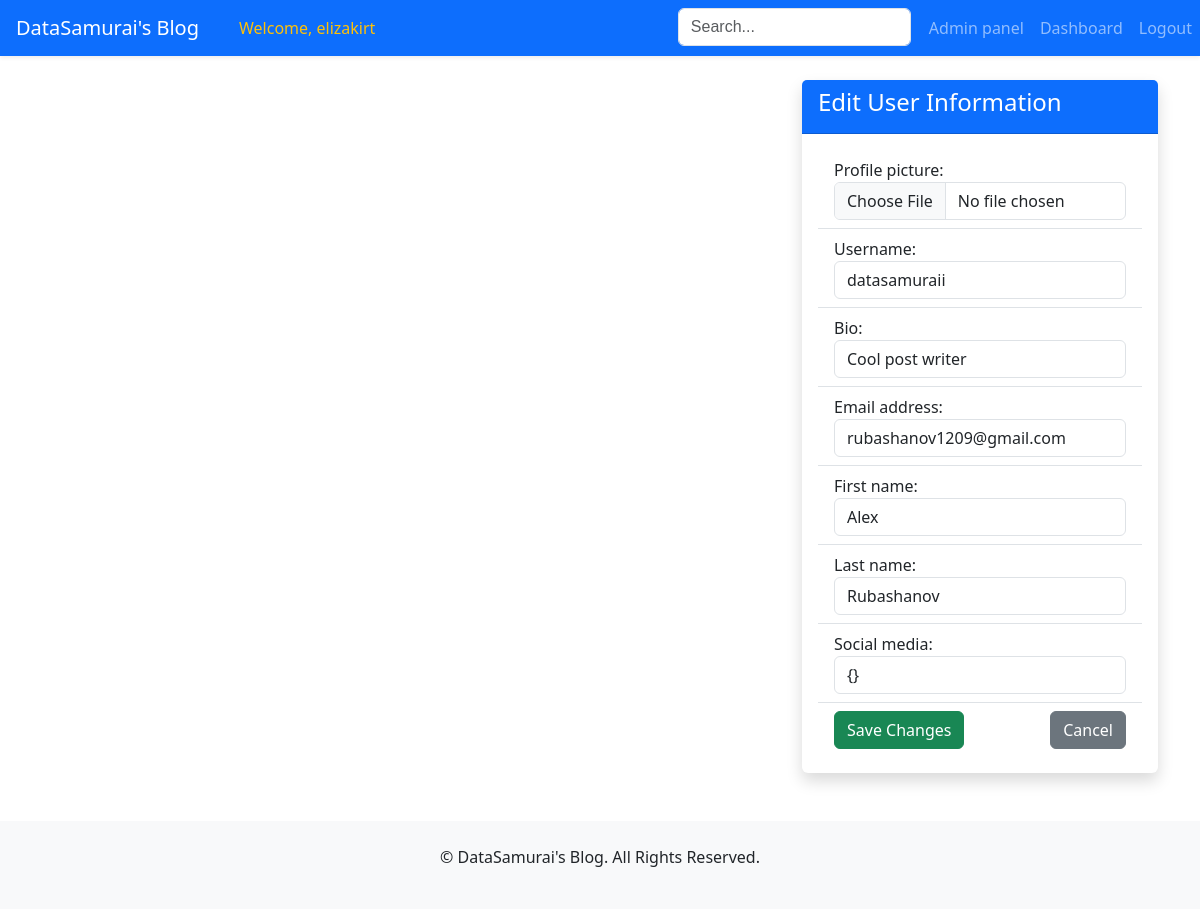
/account/user/3/edit/ (signed in), run on the app's committed database.
### users/models.py (models this page shows, shortened)
class CustomUser(AbstractUser):
    is_banned = models.BooleanField(default=False)
    bio = models.CharField(max_length=200, blank=True, null=True, default=None)
    social_media = models.JSONField(default=dict, blank=True)
    profile_picture = models.ImageField(upload_to='profile_pictures/', blank=True, null=True)
    class Meta:
        ordering = ['id']

### users/views.py (the view, shortened to what this page needs)
# urls.py: path('user/<int:user_id>/edit/', views.EditUserView.as_view(), name='edit_user'),
class EditUserView(LoginRequiredMixin, UpdateView):
    model = get_user_model()
    form_class = CustomUserEditForm
    template_name = 'users/user_edit.html'
    def get_object(self, queryset=None):
        user_id = self.kwargs.get('user_id')
        return get_object_or_404(self.model, pk=user_id)

### users/forms.py (shortened to what this page needs)
class CustomUserEditForm(forms.ModelForm):
    class Meta:
        model = get_user_model()
        fields = ['profile_picture', 'username', 'bio', 'email', 'first_name', 'last_name', 'social_media']
        widgets = {
            'profile_picture': forms.FileInput(attrs={'class': 'form-control'}),
            'username': forms.TextInput(attrs={'class': 'form-control'}),
            'bio': forms.TextInput(attrs={'class': 'form-control'}),
            'email': forms.EmailInput(attrs={'class': 'form-control'}),
            'first_name': forms.TextInput(attrs={'class': 'form-control'}),
            'last_name': forms.TextInput(attrs={'class': 'form-control'}),
            'social_media': forms.TextInput(attrs={'class': 'form-control', 'placeholder': 'Enter JSON format'}),
        }

### templates/users/user_edit.html (shortened to what this page needs)
{% extends 'base.html' %}
{% block page_content %}
    <div class="row">
        <div class="col-md-8"></div>
        <div class="col-md-4">
            <div class="card border-0 shadow">
                <div class="card-header bg-primary text-white">
                    <h4>Edit User Information</h4>
                </div>
                <form method="post" class="list-group list-group-flush p-3" enctype="multipart/form-data">
                    {% for field in form %}
                        <div class="list-group-item">
                            {{ field.label_tag }}
                            {{ field }}
                        </div>
                    {% endfor %}
                    <div class="list-group-item d-flex justify-content-between">
                        <input type="submit" value="Save Changes" class="btn btn-success">
                        <a href="{% url 'user_detail' user.id %}" class="btn btn-secondary">Cancel</a>
                    </div>
                </form>
            </div>
        </div>
    </div>
{% endblock %}

### templates/base.html (shortened to what this page needs)
<!DOCTYPE html>
<html lang="en">
<head>
    <link href="https://cdn.jsdelivr.net/npm/bootstrap@5.3.1/dist/css/bootstrap.min.css" rel="stylesheet">
</head>
<body>
{% block navbar %}
    <nav class="navbar navbar-expand-lg navbar-dark bg-primary shadow-sm">
        <a class="navbar-brand px-3" href="{% url 'post_list' %}">DataSamurai's Blog</a>
        <div class="collapse navbar-collapse d-flex justify-content-between" id="navbarNav">
            <ul class="navbar-nav">
                {% if user.is_authenticated %}
                    <li class="nav-item">
                        <span class="nav-link text-warning font-weight-bold">Welcome, {{ user.username }}</span>
                    </li>
                {% else %}
                    <li class="nav-item invisible">
                        <span class="nav-link"></span>
                    </li>
                {% endif %}
            </ul>
            <ul class="navbar-nav">
                <form method="GET" action="{% url 'search_results' %}" class="form-inline my-2 my-lg-0"
                      style="margin-right: 10px; margin-left: 10px;">
                    <input type="text" class="form-control" name="query" placeholder="Search..."
                           style="font-family: Arial, 'Font Awesome 5 Free'; background-position: 10px 10px; background-repeat: no-repeat;"
                           aria-label="Search">
                </form>
                {% if user.is_authenticated %}
                    {% if user.is_staff %}
                        <li class="nav-item">
                            <a class="nav-link btn btn-light mr-2" href="{% url 'admin:index' %}">Admin panel</a>
                        </li>
                    {% endif %}
                    <li class="nav-item">
                        <a class="nav-link btn btn-light mr-2" href="{% url 'user_detail' user_id=user.id %}">Dashboard</a>
                    </li>
                    <li>
                        <a href="{% url 'logout' %}" class="nav-link btn btn-danger">Logout</a>
                    </li>
                {% endif %}
            </ul>
        </div>
    </nav>
{% endblock %}
<div class="container my-4">
    {% block page_content %}{% endblock page_content %}
</div>
<footer class="text-center py-4 mt-5 bg-light">
    <p>&copy; {{ now.year }} DataSamurai's Blog. All Rights Reserved.</p>
</footer>
</body>
</html>

### data on the page
CustomUser: username "elizakirt"
CustomUser: form "datasamuraii" "Cool post writer" "rubashanov1209@gmail.com" "Alex" "Rubashanov" "{}"

### other printed values
{{ field.label_tag }} "Profile picture:" "Username:" "Bio:" "Email address:" "First name:" "Last name:" "Social media:"
